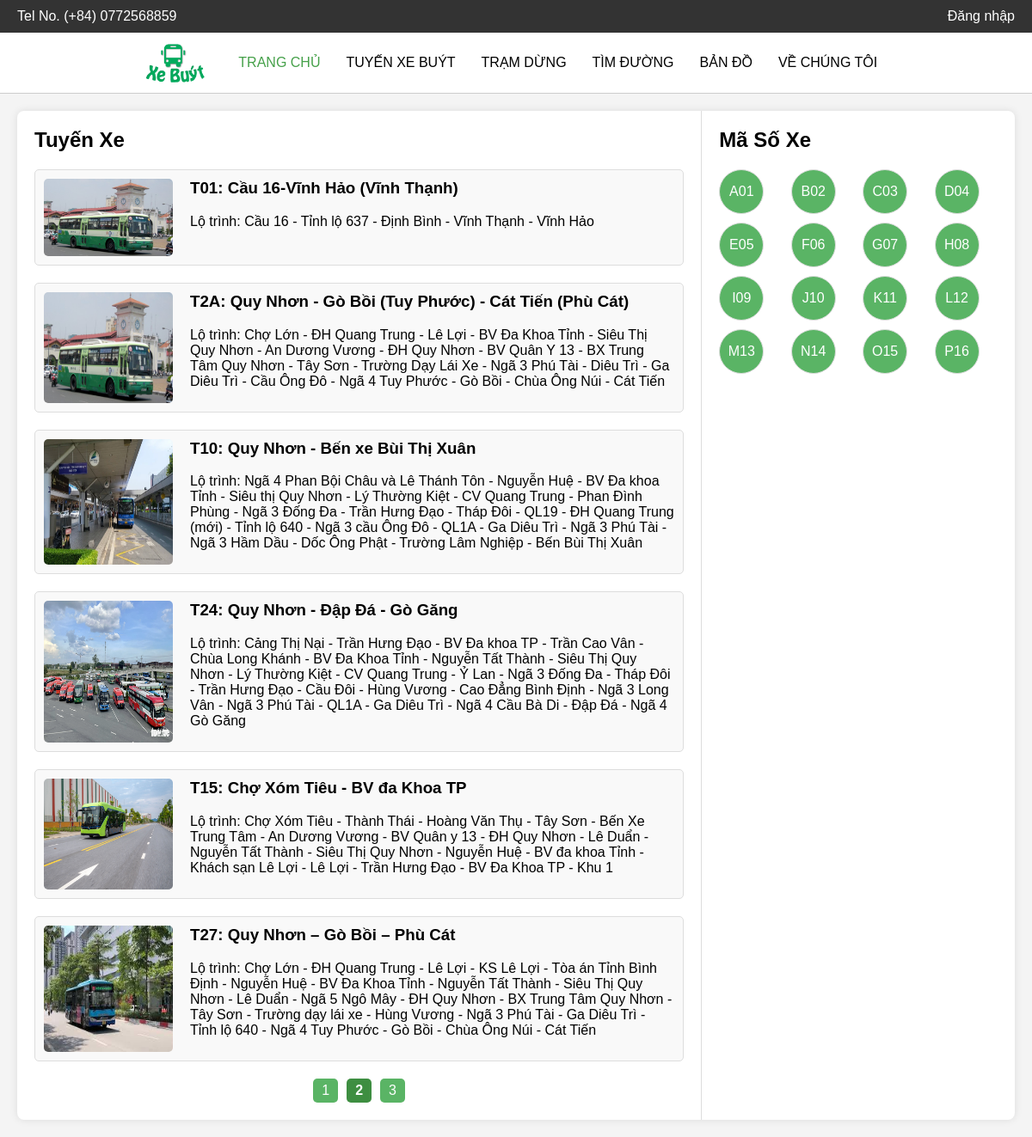
Screenshot of /?page=2 with the database file from the repository.
### tables this page shows
CREATE TABLE `routes` (
  `id` int(11) NOT NULL,
  `tuyen` varchar(255) NOT NULL,
  `lo_trinh` text NOT NULL,
  `cu_ly` float NOT NULL,
  `gia_ve_luot` float NOT NULL,
  `gia_ve_thang_nguoi_lon` float DEFAULT NULL,
  `gia_ve_thang_hoc_sinh` float DEFAULT NULL,
  `tan_suat` varchar(255) DEFAULT NULL,
  `thoi_gian_hoat_dong` varchar(255) DEFAULT NULL,
  `ma_so_xe` varchar(5) DEFAULT NULL
);

### home.php (the view, shortened to what this page needs)
<!DOCTYPE html>
<html lang="en">
<head>
    <link rel="stylesheet" href="css/home.css">
</head>
<body>
<div class="container">
    <div class="left-column">
        <h2>Tuyến Xe</h2>
        <?php
            include 'includes/pagination.php';
            if (count($routes) > 0) {
                foreach ($routes as $row) {
                    $imageId = $row['id'];
                    echo '<div class="route-card">';
                    echo '<img src="img/' . $imageId . '.jpg" alt="Bus Route Image">';
                    echo '<div>';
                    echo '<a href="?option=routes&route_id=' . $row['id'] . '"><h3>' . $row['tuyen'] . '</h3></a>';
                    echo '<p>Lộ trình: ' . $row['lo_trinh'] . '</p>';
                    echo '</div>';
                    echo '</div>';
                }
            } else {
                echo '<p>Không có tuyến xe nào.</p>';
            }
        ?>
    </div>
    <div class="right-column">
        <h2>Mã Số Xe</h2>
        <ul class="grid">
            <?php
                $sql = "SELECT ma_so_xe FROM routes";
                $result = $connect->query($sql);
                if ($result->num_rows > 0) {
                    while ($row = $result->fetch_assoc()) {
                        echo '<li>' . $row['ma_so_xe'] . '</li>';
                    }
                } else {
                    echo '<li>Không có mã số xe nào.</li>';
                }
            ?>
        </ul>
    </div>
</div>
</body>
</html>

### css/styles.css (style rules this page uses)
body { margin: 0; font-family: Arial, sans-serif; }
a { color: black; text-decoration: none; }

### css/home.css (style rules this page uses)
body { font-family: Arial, sans-serif; background-color: #f4f4f4; margin: 0; padding: 0; }
.container { display: flex; margin: 20px; background-color: #fff; border-radius: 8px; box-shadow: 0 0 10px rgba(0, 0, 0, 0.1); }
.left-column { width: 70%; padding: 20px; border-right: 1px solid #ddd; }
.right-column { width: 30%; padding: 20px; }
.route-card { display: flex; margin-bottom: 20px; padding: 10px; border: 1px solid #ddd; border-radius: 5px; background-color: #f9f9f9; transition: box-shadow 0.3s; }
.route-card img { width: 150px; height: auto; margin-right: 20px; border-radius: 5px; }
.route-card div { flex: 1; }
.route-card h3 { margin-top: 0; }
h2 { margin-top: 0; }
.right-column .grid { display: grid; grid-template-columns: repeat(4, 1fr); gap: 10px; list-style-type: none; padding: 0; margin: 0; }
.right-column .grid li { display: flex; justify-content: center; align-items: center; width: 50px; height: 50px; border-radius: 50%; background-color: #5ab465; border: 1px solid #ddd; transition: background-color 0.3s, box-shadow 0.3s; color: #fff; }
a { color: black; text-decoration: none; }

### menu.php (style rules this page uses)
a { color: black; text-decoration: none; }

### rows the page displays
routes: tuyen "T01: Cầu 16-Vĩnh Hảo (Vĩnh Thạnh)", lo_trinh "Cầu 16 - Tỉnh lộ 637 - Định Bình - Vĩnh Thạnh - Vĩnh Hảo", ma_so_xe "G07"
routes: tuyen "T2A: Quy Nhơn - Gò Bồi (Tuy Phước) - Cát Tiến (Phù Cát)", lo_trinh "Chợ Lớn - ĐH Quang Trung - Lê Lợi - BV Đa Khoa Tỉnh - Siêu Thị Quy Nhơn - An Dương Vương - ĐH Quy Nhơn - BV Quân Y 13 - BX Trung Tâm Quy Nhơn - Tây Sơn - Trường Dạy Lái Xe - Ngã 3 Phú Tài - Diêu Trì - Ga Diêu Trì - Cầu Ông Đô - Ngã 4 Tuy Phước - Gò Bồi - Chùa Ông Núi - Cát Tiến", ma_so_xe "H08"
routes: shows a picture, tuyen "T10: Quy Nhơn - Bến xe Bùi Thị Xuân", lo_trinh "Ngã 4 Phan Bội Châu và Lê Thánh Tôn - Nguyễn Huệ - BV Đa khoa Tỉnh - Siêu thị Quy Nhơn - Lý Thường Kiệt - CV Quang Trung - Phan Đình Phùng - Ngã 3 Đống Đa - Trần Hưng Đạo - Tháp Đôi - QL19 - ĐH Quang Trung (mới) - Tỉnh lộ 640 - Ngã 3 cầu Ông Đô - QL1A - Ga Diêu Trì - Ngã 3 Phú Tài - Ngã 3 Hầm Dầu - Dốc Ông Phật - Trường Lâm Nghiệp - Bến Bùi Thị Xuân", ma_so_xe "I09"
routes: shows a picture, tuyen "T24: Quy Nhơn - Đập Đá - Gò Găng", lo_trinh "Cảng Thị Nại - Trần Hưng Đạo - BV Đa khoa TP - Trần Cao Vân - Chùa Long Khánh - BV Đa Khoa Tỉnh - Nguyễn Tất Thành - Siêu Thị Quy Nhơn - Lý Thường Kiệt - CV Quang Trung - Ỷ Lan - Ngã 3 Đống Đa - Tháp Đôi - Trần Hưng Đạo - Cầu Đôi - Hùng Vương - Cao Đẳng Bình Định - Ngã 3 Long Vân - Ngã 3 Phú Tài - QL1A - Ga Diêu Trì - Ngã 4 Cầu Bà Di - Đập Đá - Ngã 4 Gò Găng", ma_so_xe "J10"
routes: shows a picture, tuyen "T15: Chợ Xóm Tiêu - BV đa Khoa TP", lo_trinh "Chợ Xóm Tiêu - Thành Thái - Hoàng Văn Thụ - Tây Sơn - Bến Xe Trung Tâm - An Dương Vương - BV Quân y 13 - ĐH Quy Nhơn - Lê Duẩn - Nguyễn Tất Thành - Siêu Thị Quy Nhơn - Nguyễn Huệ - BV đa khoa Tỉnh - Khách sạn Lê Lợi - Lê Lợi - Trần Hưng Đạo - BV Đa Khoa TP - Khu 1", ma_so_xe "K11"
routes: shows a picture, tuyen "T27: Quy Nhơn – Gò Bồi – Phù Cát", lo_trinh "Chợ Lớn - ĐH Quang Trung - Lê Lợi - KS Lê Lợi - Tòa án Tỉnh Bình Định - Nguyễn Huệ - BV Đa Khoa Tỉnh - Nguyễn Tất Thành - Siêu Thị Quy Nhơn - Lê Duẩn - Ngã 5 Ngô Mây - ĐH Quy Nhơn - BX Trung Tâm Quy Nhơn - Tây Sơn - Trường dạy lái xe - Hùng Vương - Ngã 3 Phú Tài - Ga Diêu Trì - Tỉnh lộ 640 - Ngã 4 Tuy Phước - Gò Bồi - Chùa Ông Núi - Cát Tiến", ma_so_xe "L12"
routes: ma_so_xe "A01"
routes: ma_so_xe "B02"
routes: ma_so_xe "C03"
routes: ma_so_xe "D04"
routes: ma_so_xe "E05"
routes: ma_so_xe "F06"
routes: ma_so_xe "M13"
routes: ma_so_xe "N14"
routes: ma_so_xe "O15"
routes: ma_so_xe "P16"
